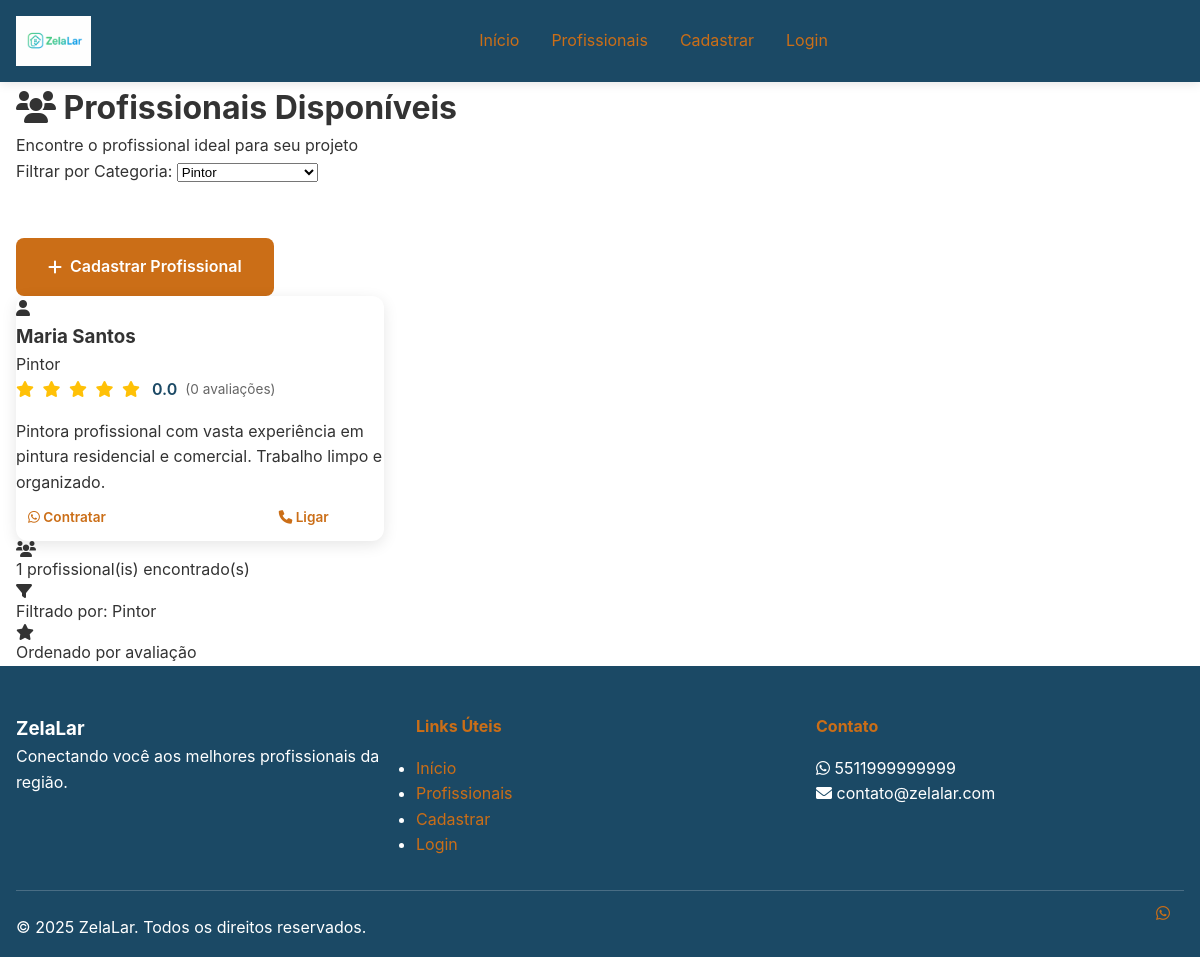
Page /listagem.php?categoria=Pintor on the committed database.
### tables this page shows
CREATE TABLE IF NOT EXISTS profissionais (
    id INT AUTO_INCREMENT PRIMARY KEY,
    nome VARCHAR(100) NOT NULL,
    telefone VARCHAR(20) NOT NULL UNIQUE,
    categoria VARCHAR(100) NOT NULL,
    descricao TEXT,
    foto VARCHAR(255),
    endereco VARCHAR(200),
    cidade VARCHAR(100),
    estado VARCHAR(2),
    cep VARCHAR(10),
    avaliacao DECIMAL(3,2) DEFAULT 0.00,
    total_avaliacoes INT DEFAULT 0,
    disponivel BOOLEAN DEFAULT TRUE,
    senha VARCHAR(255),
    email VARCHAR(100),
    data_cadastro TIMESTAMP DEFAULT CURRENT_TIMESTAMP,
    ultima_atualizacao TIMESTAMP DEFAULT CURRENT_TIMESTAMP ON UPDATE CURRENT_TIMESTAMP,
    ultimo_login TIMESTAMP NULL,
    ativo BOOLEAN DEFAULT TRUE
);

### config/database.php (called while the page is built, shortened)
<?php
class Database {
    private static $instance = null;
    private $connections = [];
    private $currentConnection = null;
    public static function getInstance() {
        if (self::$instance === null) {
            self::$instance = new self();
        }
        return self::$instance;
    }
    private function initializeConnections() {
        try {
            for ($i = 0; $i < DB_MIN_CONNECTIONS; $i++) {
                $this->connections[] = $this->createConnection();
            }
            $this->currentConnection = $this->connections[0];
        } catch (Exception $e) {
            $this->logError('Erro ao inicializar conexões: ' . $e->getMessage());
            throw $e;
        }
    }
    private function createConnection() {
        try {
            $dsn = "mysql:host=" . DB_HOST . ";dbname=" . DB_NAME . ";charset=" . DB_CHARSET;
            $pdo = new PDO($dsn, DB_USER, DB_PASS, DB_OPTIONS);
            $pdo->exec("SET SESSION sql_mode = 'STRICT_TRANS_TABLES,NO_ZERO_DATE,NO_ZERO_IN_DATE,ERROR_FOR_DIVISION_BY_ZERO'");
            $pdo->exec("SET SESSION time_zone = '-03:00'");
            return $pdo;
        } catch (PDOException $e) {
            $this->logError('Erro na conexão PDO: ' . $e->getMessage());
            throw new Exception('Falha na conexão com o banco de dados');
        }
    }
    public function getConnection() {
        try {
            $this->currentConnection->query('SELECT 1');
        } catch (Exception $e) {
            $this->currentConnection = $this->createConnection();
        }
        return $this->currentConnection;
    }
    public function query($sql, $params = [], $useCache = true) {
        $cacheKey = $this->generateCacheKey($sql, $params);
        $startTime = microtime(true);
        try {
            $stmt = $this->getConnection()->prepare($sql);
            $stmt->execute($params);
            $result = $stmt->fetchAll();
            $executionTime = microtime(true) - $startTime;
            return $result;
        } catch (PDOException $e) {
            $executionTime = microtime(true) - $startTime;
            $this->logQuery($sql, $params, 'ERROR', $executionTime, $e->getMessage());
            throw new Exception('Erro na execução da query: ' . $e->getMessage());
        }
    }
    private function generateCacheKey($sql, $params) {
        return DB_CACHE_PREFIX . md5($sql . serialize($params));
    }
    private function logQuery($sql, $params, $status, $executionTime = 0, $error = null) {
        $log = [
            'sql' => $sql,
            'params' => $params,
            'status' => $status,
            'execution_time' => $executionTime,
            'timestamp' => date('Y-m-d H:i:s'),
            'error' => $error
        ];
    }
    public function closeConnections() {
        $this->connections = [];
        $this->currentConnection = null;
    }
}
function getDatabase() {
    return Database::getInstance();
}
?>

### config/config.php (called while the page is built, shortened)
<?php
function getConfig($key, $default = null) {
    return defined($key) ? constant($key) : $default;
}
?>

### listagem.php (the view, shortened to what this page needs)
<?php
require_once 'config/config.php';
require_once 'config/database.php';
$categoria_filtro = $_GET['categoria'] ?? '';
$db = getDatabase();
try {
    $resultado = $db->query("
        SELECT nome, descricao FROM categorias
        WHERE ativa = 1
        ORDER BY ordem
    ");
    $categorias = is_array($resultado) ? $resultado : [];
} catch (Exception $e) {
    error_log("Erro ao buscar categorias: " . $e->getMessage());
    $categorias = [];
}
try {
    if (!empty($categoria_filtro)) {
        $profissionais = $db->query("
            SELECT * FROM profissionais
            WHERE categoria = ? AND disponivel = 1
            ORDER BY avaliacao DESC, nome
        ", [$categoria_filtro]);
    } else {
        $profissionais = $db->query("
            SELECT * FROM profissionais
            WHERE disponivel = 1
            ORDER BY avaliacao DESC, nome
        ");
    }
} catch (Exception $e) {
    error_log("Erro ao buscar profissionais: " . $e->getMessage());
    $profissionais = [];
    $erro = "Erro ao buscar profissionais. Tente novamente.";
}
?>
<!DOCTYPE html>
<html lang="pt-BR">
<head>
    <link rel="stylesheet" href="./Styles/index.css">
    <link rel="stylesheet" href="https://cdnjs.cloudflare.com/ajax/libs/font-awesome/6.0.0/css/all.min.css">
</head>
<body>
    <header class="header">
        <div class="container">
            <div class="header-content">
                <div class="logo">
                    <a href="index.php">
                        <img src="img/logo_nome.png" alt="ZelaLar" class="logo-image">
                    </a>
                </div>
                <nav class="nav">
                    <a href="index.php">Início</a>
                    <a href="listagem.php" class="active">Profissionais</a>
                    <a href="profissionais.php">Cadastrar</a>
                    <a href="login.php">Login</a>
                </nav>
            </div>
        </div>
    </header>
    <main class="main-content">
        <div class="container">
            <div class="page-header">
                <h1><i class="fas fa-users"></i> Profissionais Disponíveis</h1>
                <p>Encontre o profissional ideal para seu projeto</p>
            </div>
            <div class="filters">
                <form method="GET" class="filter-form">
                    <div class="filter-group">
                        <label for="categoria">Filtrar por Categoria:</label>
                        <select id="categoria" name="categoria" onchange="this.form.submit()">
                            <?php foreach ($categorias as $cat): ?>
                                <option value="<?= htmlspecialchars($cat['nome']) ?>"
                                    <?= ($categoria_filtro == $cat['nome']) ? 'selected' : '' ?>>
                                    <?= htmlspecialchars($cat['nome']) ?>
                                </option>
                            <?php endforeach; ?>
                        </select>
                    </div>
                    <button type="submit" class="btn btn-secondary">
                        <i class="fas fa-filter"></i> Filtrar
                    </button>
                </form>
                <div class="filter-actions">
                    <a href="profissionais.php" class="btn btn-primary">
                        <i class="fas fa-plus"></i> Cadastrar Profissional
                    </a>
                </div>
            </div>
            <div class="profissionais-grid">
                <?php if (empty($profissionais)): ?>
                    <div class="no-results">
                        <i class="fas fa-search"></i>
                        <h3>Nenhum profissional encontrado</h3>
                        <p>
                            <?php if (!empty($categoria_filtro)): ?>
                                Não encontramos profissionais na categoria "<?= htmlspecialchars($categoria_filtro) ?>".
                            <?php else: ?>
                                Ainda não há profissionais cadastrados no sistema.
                            <?php endif; ?>
                        </p>
                        <a href="profissionais.php" class="btn btn-primary">
                            <i class="fas fa-user-plus"></i> Seja o primeiro a se cadastrar!
                        </a>
                    </div>
                <?php else: ?>
                    <?php foreach ($profissionais as $profissional): ?>
                        <div class="profissional-card">
                            <div class="profissional-foto">
                                <?php if (!empty($profissional['foto'])): ?>
                                    <img src="<?= htmlspecialchars($profissional['foto']) ?>"
                                        alt="Foto de <?= htmlspecialchars($profissional['nome']) ?>">
                                <?php else: ?>
                                    <div class="foto-placeholder">
                                        <i class="fas fa-user"></i>
                                    </div>
                                <?php endif; ?>
                            </div>
                            <div class="profissional-info">
                                <h3><?= htmlspecialchars($profissional['nome']) ?></h3>
                                <div class="categoria-badge">
                                    <?= htmlspecialchars($profissional['categoria']) ?>
                                </div>
                                <div class="avaliacao-info">
                                    <div class="estrelas">
                                        <?php for ($i = 1; $i <= 5; $i++): ?>
                                            <i class="fas fa-star <?= $i <= round($profissional['avaliacao']) ? 'ativa' : '' ?>"></i>
                                        <?php endfor; ?>
                                    </div>
                                    <span class="nota"><?= number_format($profissional['avaliacao'], 1) ?></span>
                                    <span class="total">(<?= $profissional['total_avaliacoes'] ?> avaliações)</span>
                                </div>
                                <?php if (!empty($profissional['descricao'])): ?>
                                    <p class="descricao"><?= htmlspecialchars($profissional['descricao']) ?></p>
                                <?php endif; ?>
                                <div class="profissional-actions">
                                    <a href="https://wa.me/55<?= preg_replace('/[^0-9]/', '', $profissional['telefone']) ?>?text=Olá! Gostaria de agendar um serviço com <?= urlencode($profissional['nome']) ?>"
                                        class="btn btn-whatsapp" target="_blank">
                                        <i class="fab fa-whatsapp"></i> Contratar
                                    </a>
                                    <a href="avaliacao.php?id=<?= $profissional['id'] ?>"
                                        class="btn btn-secondary">
                                        <i class="fas fa-star"></i> Avaliar
                                    </a>
                                    <a href="tel:<?= htmlspecialchars($profissional['telefone']) ?>"
                                        class="btn btn-phone">
                                        <i class="fas fa-phone"></i> Ligar
                                    </a>
                                </div>
                            </div>
                        </div>
                    <?php endforeach; ?>
                <?php endif; ?>
            </div>
            <?php if (!empty($profissionais)): ?>
                <div class="stats">
                    <div class="stat-item">
                        <i class="fas fa-users"></i>
                        <span><?= count($profissionais) ?> profissional(is) encontrado(s)</span>
                    </div>
                    <?php if (!empty($categoria_filtro)): ?>
                        <div class="stat-item">
                            <i class="fas fa-filter"></i>
                            <span>Filtrado por: <?= htmlspecialchars($categoria_filtro) ?></span>
                        </div>
                    <?php endif; ?>
                    <div class="stat-item">
                        <i class="fas fa-star"></i>
                        <span>Ordenado por avaliação</span>
                    </div>
                </div>
            <?php endif; ?>
        </div>
    </main>
    <footer class="footer">
        <div class="container">
            <div class="footer-content">
                <div class="footer-section">
                    <h3>ZelaLar</h3>
                    <p>Conectando você aos melhores profissionais da região.</p>
                </div>
                <div class="footer-section">
                    <h4>Links Úteis</h4>
                    <ul>
                        <li><a href="index.php">Início</a></li>
                        <li><a href="listagem.php">Profissionais</a></li>
                        <li><a href="profissionais.php">Cadastrar</a></li>
                        <li><a href="login.php">Login</a></li>
                    </ul>
                </div>
                <div class="footer-section">
                    <h4>Contato</h4>
                    <p><i class="fab fa-whatsapp"></i> <?= getConfig('CONTACT_WHATSAPP') ?></p>
                    <p><i class="fas fa-envelope"></i> <?= getConfig('CONTACT_EMAIL') ?></p>
                </div>
            </div>
            <div class="footer-bottom">
                <p>&copy; <?= date('Y') ?> ZelaLar. Todos os direitos reservados.</p>
            </div>
        </div>
    </footer>
    <a href="https://wa.me/<?= getConfig('CONTACT_WHATSAPP') ?>?text=Olá! Preciso de ajuda para encontrar um profissional."
        class="whatsapp-float" target="_blank">
        <i class="fab fa-whatsapp"></i>
    </a>
</body>
</html>

### rows in the picture
profissionais: nome "Maria Santos", categoria "Pintor", avaliacao "0.0", total_avaliacoes "0", descricao "Pintora profissional com vasta experiência em pintura residencial e comercial. Trabalho limpo e organizado."

### other values in the picture
count($profissionais) "1"
$categoria_filtro "Pintor"
getConfig('CONTACT_WHATSAPP') "5511999999999"
getConfig('CONTACT_EMAIL') "contato@zelalar.com"
form field categoria "Pintor"
